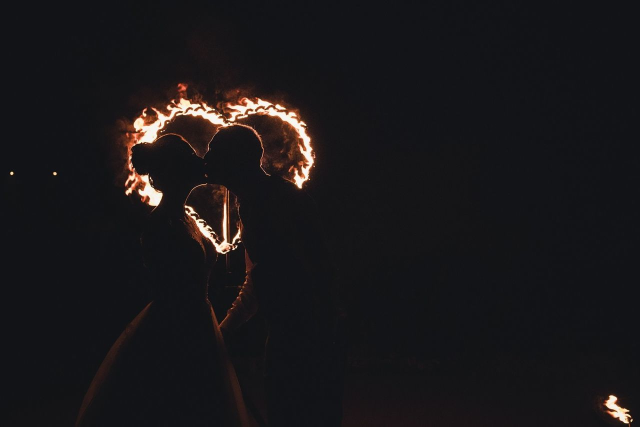
#> input picture assets/web/fire/fire-001.jpg, 1280 x 853 px (shown at 1/2 size)
$ python gen_srcset.py
#> lines starting #> are read from the running program, lines starting #| are printed output that depends on the picture
"""
Steam Show — генератор адаптивных копий фото (responsive images).

Для мобильных: рядом с каждым галерейным `assets/web/<...>/<name>.jpg`
кладём уменьшенную копию `<name>-640.jpg` (длинная сторона ≤ 640) и пишем
манифест `assets/js/srcset.js` (window.SS_SRCSET), из которого responsive.js
навешивает srcset/sizes на ленивые <img> уже после рендера.

Рядом с мелкой копией кладём ещё и `<name>-640.avif` — на фото AVIF даёт
примерно вдвое меньший вес при том же качестве. Браузерам без поддержки AVIF
(старые Safari/iOS) responsive.js отдаёт прежний JPEG, так что ничего не
ломается.

Полный размер тоже дублируем в AVIF (`<name>.avif`). Он нужен не только
лайтбоксу: в srcset это второй кандидат, и браузер берёт именно его на крупных
слотах (обложка шоу, первое фото темы, карточки .world) и на экранах с высокой
плотностью, где мелкой копии не хватает. JPEG остаётся рядом как запасной.

В манифесте на каждый файл — [ширина_мелкой, ширина_оригинала, высота_оригинала,
есть_ли_avif_мелкой, есть_ли_avif_полной]. Высота нужна responsive.js, чтобы
проставить width/height и браузер заранее знал пропорции: иначе масонри-галерея
скачет по мере загрузки.

Уже существующие `-640.jpg` НЕ перезаписываются (иначе каждый запуск давал бы
бинарно другие файлы и раздувал историю git) — из них только читаются размеры.
То же и для обоих AVIF.

Запуск НЕЗАВИСИМ от build.py: читает уже оптимизированные web-джейпеги
(исходники assets/media в git не коммитятся), поэтому его можно гонять
всегда. build.py делает то же самое при полной пересборке из исходников.

  python scripts/gen_srcset.py
"""
import os, glob, json
from PIL import Image

WEB = "assets/web"
SM = 640            # длинная сторона мелкой копии
ONLY_IF_LONG_OVER = 800   # мельче — не трогаем (уже маленькие)
Q = 78
Q_AVIF = 55        # AVIF: на фото при 55 вес примерно вдвое ниже JPEG
Q_AVIF_FULL = 58   # полный размер смотрят в лайтбокс во весь экран — чуть щедрее
OUT = "assets/js/srcset.js"


def is_gallery(path):
    p = path.replace("\\", "/")
    b = os.path.basename(p).lower()
    if b.endswith("-640.jpg"):        # уже сгенерированная копия
        return False
    if b.endswith("-poster.jpg"):     # постеры видео
        return False
    if "hero" in p:                   # hero-poster и т.п.
        return False
    # Превью для мессенджеров: Facebook/WhatsApp/Telegram забирают ровно тот
    # адрес, что стоит в og:image, и ни srcset, ни AVIF не понимают. Копии
    # этих файлов — мёртвый вес.
    if "/og/" in p:
        return False
    return True


def main():
    root = os.path.dirname(os.path.dirname(os.path.abspath(__file__)))
    os.chdir(root)
    files = sorted(f.replace("\\", "/") for f in glob.glob(WEB + "/**/*.jpg", recursive=True))
    gal = [f for f in files if is_gallery(f)]
    manifest = {}
    made = kept = skipped = avif_made = avif_full_made = 0
    for f in gal:
        try:
            im = Image.open(f)
#> im is the input picture: PIL image 1280x853 RGB; mean R, G, B 25.6, 23.8, 26
            ow, oh = im.size
#> ow = 1280; oh = 853
            if max(ow, oh) <= ONLY_IF_LONG_OVER:
                skipped += 1
                continue
            sm_path = f[:-4] + "-640.jpg"
            if os.path.exists(sm_path):
                sw = Image.open(sm_path).size[0]     # готова — не трогаем
                kept += 1
            else:
                sm = im.convert("RGB")
                sm.thumbnail((SM, SM), Image.LANCZOS)
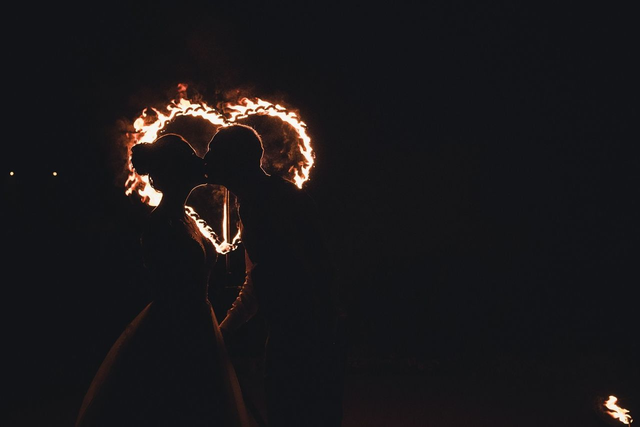
#> sm: PIL image 640x427 RGB; mean R, G, B 25.6, 23.8, 26
                sw = sm.size[0]
#> sw = 640
                sm.save(sm_path, "JPEG", quality=Q, optimize=True, progressive=True)
                made += 1
            # AVIF-вариант мелкой копии (вдвое легче JPEG на фото)
            av_path = f[:-4] + "-640.avif"
            has_av = 1
            if not os.path.exists(av_path):
                try:
                    av = Image.open(sm_path).convert("RGB")
                    av.save(av_path, "AVIF", quality=Q_AVIF)
                    avif_made += 1
                except Exception as e:
                    print("  ! avif skip", f, e)
                    has_av = 0
            # AVIF полного размера: крупные слоты и retina берут из srcset
            # именно его, лайтбокс — тоже
            avf_path = f[:-4] + ".avif"
            has_avf = 1
            if not os.path.exists(avf_path):
                try:
                    im.convert("RGB").save(avf_path, "AVIF", quality=Q_AVIF_FULL)
                    avif_full_made += 1
                except Exception as e:
                    print("  ! avif(full) skip", f, e)
                    has_avf = 0
            # ключ — адрес от корня домена (страницы лежат на разной глубине,
            # относительный путь из /ru/fire-show/ не разрешился бы)
            manifest["/" + f] = [sw, ow, oh, has_av, has_avf]
        except Exception as e:
            print("  ! skip", f, e)
    with open(OUT, "w", encoding="utf-8") as out:
        out.write("/* АВТОГЕНЕРАЦИЯ: python scripts/gen_srcset.py — руками не править.\n")
        out.write("   Карта адаптивных копий: путь ->\n")
        out.write("   [ширина_мелкой, ширина_оригинала, высота_оригинала,\n")
        out.write("    есть_avif_мелкой, есть_avif_полной]. */\n")
        out.write("window.SS_SRCSET = " + json.dumps(manifest, ensure_ascii=False, separators=(",", ":")) + ";\n")
    print("gallery imgs:", len(gal), " new jpg:", made, " existing:", kept,
          " new avif:", avif_made, " new avif(full):", avif_full_made,
          " skipped(small):", skipped)
    print("written:", OUT)


if __name__ == "__main__":
    main()

$ run again, on assets/web/fire-fantasy/fire-fantasy-004.jpg
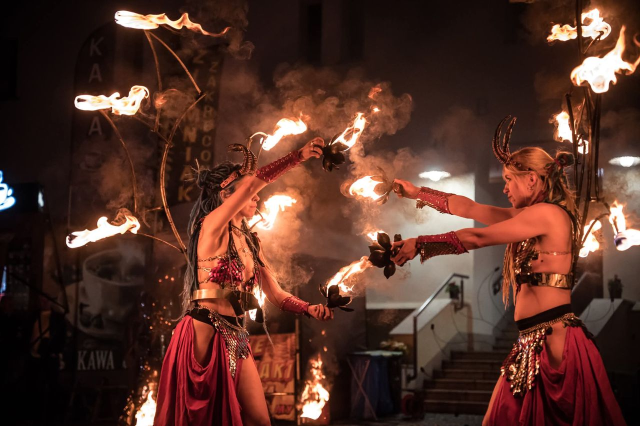
#> input picture assets/web/fire-fantasy/fire-fantasy-004.jpg, 1280 x 852 px (shown at 1/2 size)
#> in main, im is the input picture: PIL image 1280x852 RGB; mean R, G, B 85.8, 50.3, 40
#> in main, `sm.thumbnail((SM, SM), Image.LANCZOS)`:
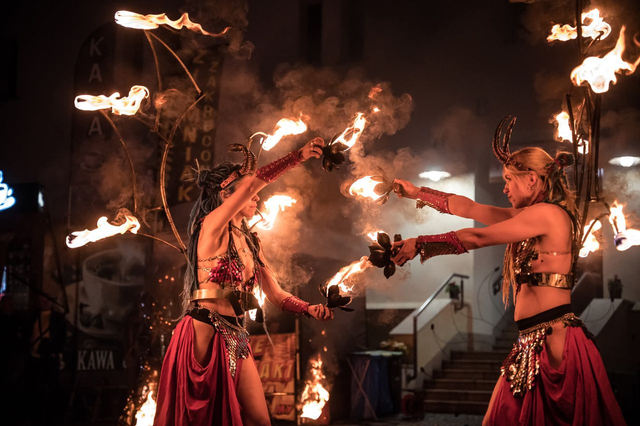
#> sm: PIL image 640x426 RGB; mean R, G, B 85.7, 50.3, 40
